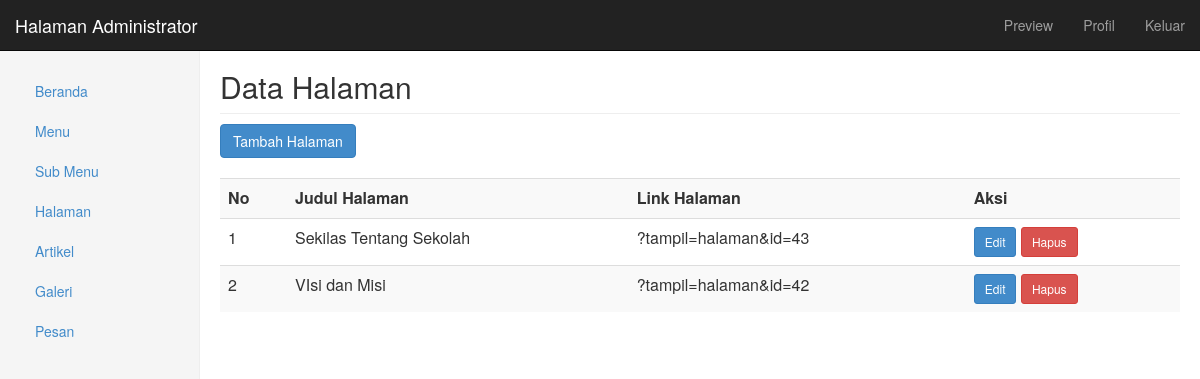
Screenshot of /admin/admin.php?tampil=halaman (signed in) with the database file from the repository.
### tables this page shows
CREATE TABLE IF NOT EXISTS `halaman` (
  `id_halaman` int(5) NOT NULL AUTO_INCREMENT,
  `judul` varchar(100) NOT NULL,
  `isi` text NOT NULL,
  PRIMARY KEY (`id_halaman`)
);

### admin/halaman/halaman_tampil.php (the view, shortened to what this page needs)
<h2 class="sub-header">Data Halaman</h2>
<a href="?tampil=halaman_tambah" class="btn btn-primary">Tambah Halaman</a><br><br>
<div class="table-responsive">
	<table class="table table-striped">
	<tr>
		<th>No</th>
		<th>Judul Halaman</th>
		<th>Link Halaman</th>
		<th>Aksi</th>
	</tr>
	<?php
		$no=1;
		$tampil = mysql_query("SELECT * FROM halaman") or die(mysql_error());
		while($data=mysql_fetch_array($tampil)){
	?>
	<tr>
		<td> <?php echo $no; ?> </td>
		<td> <?php echo $data['judul']; ?> </td>
		<td> ?tampil=halaman&id=<?php echo $data['id_halaman']; ?> </td>
		<td>
			<a href="?tampil=halaman_edit&id=<?php echo $data['id_halaman']; ?>" class="btn btn-primary btn-sm"> Edit </a>
			<a href="?tampil=halaman_hapus&id=<?php echo $data['id_halaman']; ?>" class="btn btn-danger btn-sm"> Hapus </a>
		</td>
	</tr>
	<?php
			$no++;
		}
	?>
</table>

### css/admin.css (style rules this page uses)
.sub-header { margin-top: 50px; padding-bottom: 10px; border-bottom: 1px solid #eee; }

### rows the page displays
halaman: judul "Sekilas Tentang Sekolah", id_halaman "43"
halaman: judul "VIsi dan Misi", id_halaman "42"
